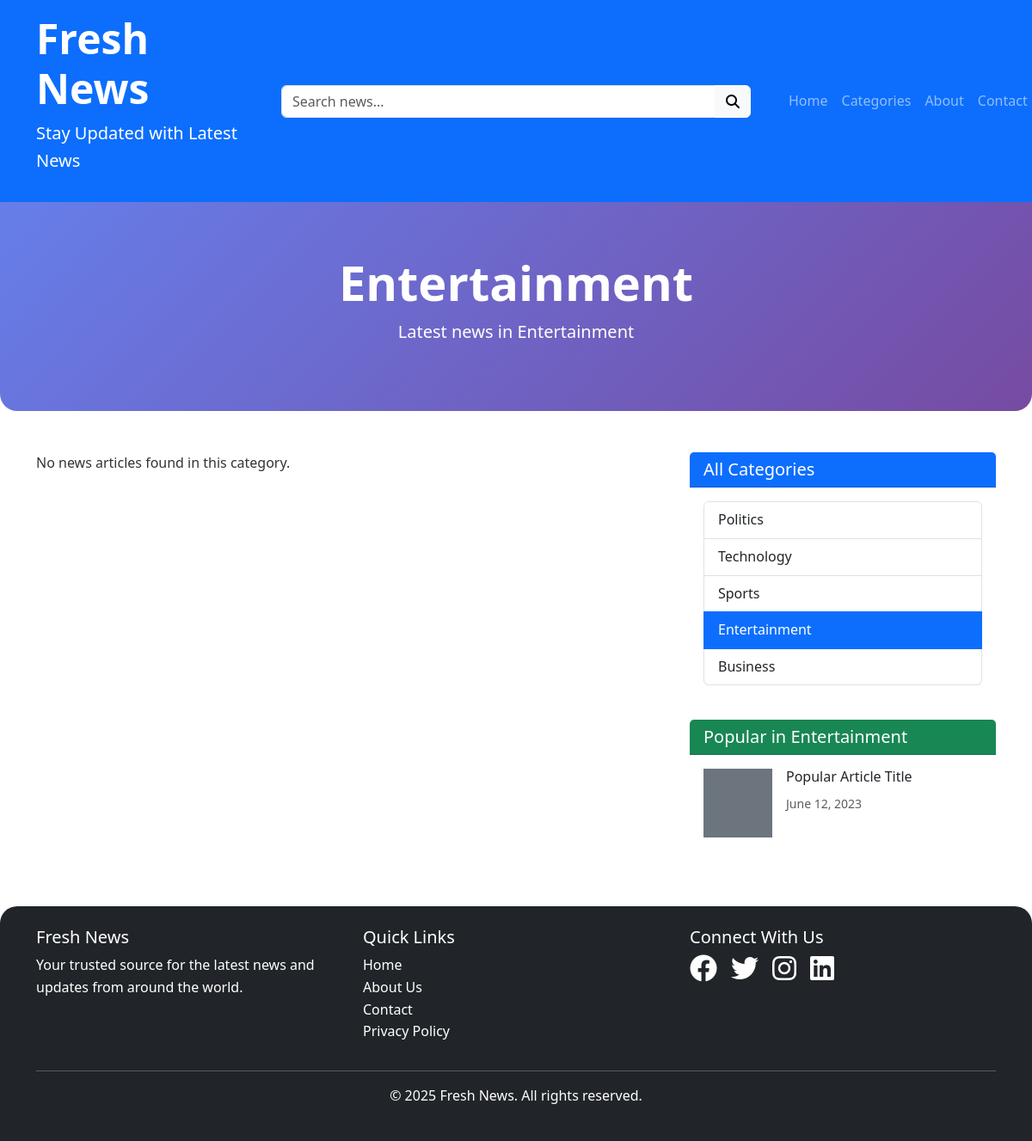
The page /category.php?id=4 on the database its author committed.
### tables this page shows
CREATE TABLE IF NOT EXISTS categories (
    id INT AUTO_INCREMENT PRIMARY KEY,
    name VARCHAR(100) NOT NULL,
    created_at TIMESTAMP DEFAULT CURRENT_TIMESTAMP
);

### category.php (the view, shortened to what this page needs)
<?php
include 'includes/config.php';
$categoryId = isset($_GET['id']) ? intval($_GET['id']) : 0;
if ($categoryId > 0) {
    $catSql = "SELECT * FROM categories WHERE id = ?";
    $catStmt = $conn->prepare($catSql);
    $catStmt->bind_param("i", $categoryId);
    $catStmt->execute();
    $catResult = $catStmt->get_result();
    $category = $catResult->fetch_assoc();
    $sql = "SELECT n.*, c.name as category_name FROM news n JOIN categories c ON n.category_id = c.id WHERE n.category_id = ? ORDER BY n.created_at DESC";
    $stmt = $conn->prepare($sql);
    $stmt->bind_param("i", $categoryId);
    $stmt->execute();
    $result = $stmt->get_result();
} else {
    header("Location: index.php");
    exit();
}
?>
<!DOCTYPE html>
<html lang="en">
<head>
    <link href="https://cdn.jsdelivr.net/npm/bootstrap@5.3.0-alpha1/dist/css/bootstrap.min.css" rel="stylesheet">
    <link rel="stylesheet" href="https://cdnjs.cloudflare.com/ajax/libs/font-awesome/6.4.0/css/all.min.css">
    <link rel="stylesheet" href="css/style.css">
</head>
<body>
    <header class="bg-primary text-white py-3">
        <div class="container">
            <div class="row align-items-center">
                <div class="col-md-3">
                    <h1 class="display-5 fw-bold">Fresh News</h1>
                    <p class="lead">Stay Updated with Latest News</p>
                </div>
                <div class="col-md-6">
                    <form method="GET" action="search.php">
                        <div class="input-group">
                            <input type="text" class="form-control" name="q" placeholder="Search news..." required>
                            <button class="btn btn-light" type="submit">
                                <i class="fas fa-search"></i>
                            </button>
                        </div>
                    </form>
                </div>
                <div class="col-md-3">
                    <nav class="navbar navbar-expand-lg navbar-dark">
                        <div class="container-fluid">
                            <div class="collapse navbar-collapse" id="navbarNav">
                                <ul class="navbar-nav ms-auto">
                                    <li class="nav-item"><a class="nav-link" href="index.php">Home</a></li>
                                    <li class="nav-item"><a class="nav-link" href="#">Categories</a></li>
                                    <li class="nav-item"><a class="nav-link" href="about.php">About</a></li>
                                    <li class="nav-item"><a class="nav-link" href="contact.php">Contact</a></li>
                                </ul>
                            </div>
                        </div>
                    </nav>
                </div>
            </div>
        </div>
    </header>
    <section class="category-header">
        <div class="container text-center">
            <h1 class="display-4 fw-bold"><?php echo $category['name']; ?></h1>
            <p class="lead">Latest news in <?php echo $category['name']; ?></p>
        </div>
    </section>
    <main class="container my-5">
        <div class="row">
            <div class="col-lg-8">
                <div class="row">
                    <?php if ($result->num_rows > 0): ?>
                        <?php while($row = $result->fetch_assoc()): ?>
                            <div class="col-md-6 mb-4">
                                <div class="card h-100 shadow-sm">
                                    <?php if (!empty($row['image'])): ?>
                                        <img src="assets/images/<?php echo $row['image']; ?>" class="card-img-top" alt="<?php echo $row['title']; ?>" height="200">
                                    <?php else: ?>
                                        <div class="bg-secondary" style="height: 200px;"></div>
                                    <?php endif; ?>
                                    <div class="card-body d-flex flex-column">
                                        <span class="badge bg-primary mb-2"><?php echo $row['category_name']; ?></span>
                                        <h5 class="card-title"><?php echo $row['title']; ?></h5>
                                        <p class="card-text flex-grow-1"><?php echo substr($row['content'], 0, 100); ?>...</p>
                                        <div class="mt-auto">
                                            <small class="text-muted">By <?php echo $row['author']; ?> | <?php echo date('M j, Y', strtotime($row['created_at'])); ?></small>
                                            <a href="news_detail.php?id=<?php echo $row['id']; ?>" class="btn btn-outline-primary btn-sm float-end">Read More</a>
                                        </div>
                                    </div>
                                </div>
                            </div>
                        <?php endwhile; ?>
                    <?php else: ?>
                        <div class="col-12">
                            <p>No news articles found in this category.</p>
                        </div>
                    <?php endif; ?>
                </div>
            </div>
            <div class="col-lg-4">
                <div class="card mb-4">
                    <div class="card-header bg-primary text-white">
                        <h5 class="mb-0">All Categories</h5>
                    </div>
                    <div class="card-body">
                        <?php
                        $allCatSql = "SELECT * FROM categories";
                        $allCatResult = $conn->query($allCatSql);
                        if ($allCatResult->num_rows > 0):
                        ?>
                            <div class="list-group">
                                <?php while($catRow = $allCatResult->fetch_assoc()): ?>
                                    <a href="category.php?id=<?php echo $catRow['id']; ?>" class="list-group-item list-group-item-action <?php echo ($catRow['id'] == $categoryId) ? 'active' : ''; ?>">
                                        <?php echo $catRow['name']; ?>
                                    </a>
                                <?php endwhile; ?>
                            </div>
                        <?php endif; ?>
                    </div>
                </div>
                <div class="card">
                    <div class="card-header bg-success text-white">
                        <h5 class="mb-0">Popular in <?php echo $category['name']; ?></h5>
                    </div>
                    <div class="card-body">
                        <div class="d-flex mb-3">
                            <div class="flex-shrink-0">
                                <div class="bg-secondary" style="width: 80px; height: 80px;"></div>
                            </div>
                            <div class="flex-grow-1 ms-3">
                                <h6 class="mt-0">Popular Article Title</h6>
                                <small class="text-muted">June 12, 2023</small>
                            </div>
                        </div>
                    </div>
                </div>
            </div>
        </div>
    </main>
    <footer class="bg-dark text-white py-4 mt-5">
        <div class="container">
            <div class="row">
                <div class="col-md-4">
                    <h5>Fresh News</h5>
                    <p>Your trusted source for the latest news and updates from around the world.</p>
                </div>
                <div class="col-md-4">
                    <h5>Quick Links</h5>
                    <ul class="list-unstyled">
                        <li><a href="#" class="text-white text-decoration-none">Home</a></li>
                        <li><a href="#" class="text-white text-decoration-none">About Us</a></li>
                        <li><a href="#" class="text-white text-decoration-none">Contact</a></li>
                        <li><a href="#" class="text-white text-decoration-none">Privacy Policy</a></li>
                    </ul>
                </div>
                <div class="col-md-4">
                    <h5>Connect With Us</h5>
                    <div class="d-flex gap-3">
                        <a href="#" class="text-white"><i class="fab fa-facebook fa-2x"></i></a>
                        <a href="#" class="text-white"><i class="fab fa-twitter fa-2x"></i></a>
                        <a href="#" class="text-white"><i class="fab fa-instagram fa-2x"></i></a>
                        <a href="#" class="text-white"><i class="fab fa-linkedin fa-2x"></i></a>
                    </div>
                </div>
            </div>
            <hr>
            <div class="text-center">
                <p>&copy; 2025 Fresh News. All rights reserved.</p>
            </div>
        </div>
    </footer>
</body>
</html>

### css/style.css (style rules this page uses)
:root { --primary-color: #0d6efd; --secondary-color: #6c757d; --accent-color: #20c997; --light-color: #f8f9fa; --dark-color: #212529; }
body { font-family: 'Segoe UI', Tahoma, Geneva, Verdana, sans-serif; line-height: 1.6; color: #333; }
header { box-shadow: 0 2px 10px rgba(0, 0, 0, 0.1); }
.card { border: none; border-radius: 10px; transition: transform 0.3s ease, box-shadow 0.3s ease; }
footer { border-radius: 20px 20px 0 0; }
.category-header { background: linear-gradient(135deg, #667eea 0%, #764ba2 100%); color: white; border-radius: 0 0 20px 20px; padding: 60px 0; }

### rows shown on the page
categories: name "Entertainment"
categories: name "Politics"
categories: name "Technology"
categories: name "Sports"
categories: name "Business"
